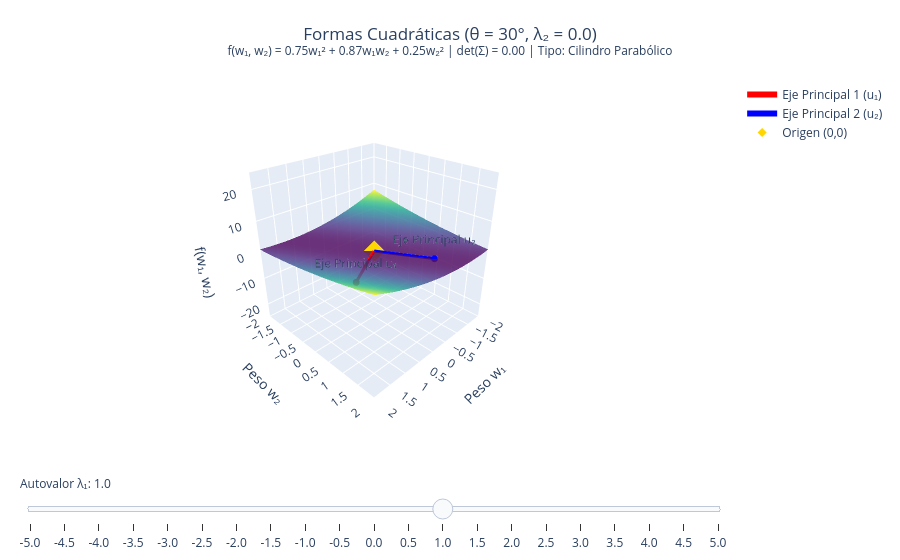

The notebook cell saved with this chart:
### Code cell
import numpy as np
import plotly.graph_objects as go

# ==============================================================================
# PARAMETROS CONFIGURABLES
# ==============================================================================
# Ángulo de rotación theta = 30 grados
theta = np.pi / 6  

# Autovalor lambda_2 fijo
lambda2_fixed = 0.0  # <--- Modifica este valor para cambiar lambda_2

# Rango de autovalores para lambda_1
L_max = 5.0
lambda_range = np.linspace(-L_max, L_max, 21)
# ==============================================================================

# 1. Definir los ejes principales fijos
u1 = np.array([np.cos(theta), np.sin(theta)])   # Primer autovector principal
u2 = np.array([-np.sin(theta), np.cos(theta)])  # Segundo autovector principal
Q = np.column_stack((u1, u2))

# Malla de pesos (w1, w2) para la superficie
w1_vals = np.linspace(-2, 2, 80)
w2_vals = np.linspace(-2, 2, 80)
W1, W2 = np.meshgrid(w1_vals, w2_vals)

# Transformar coordenadas a la base de ejes principales
Y1 = W1 * Q[0, 0] + W2 * Q[1, 0]
Y2 = W1 * Q[0, 1] + W2 * Q[1, 1]

def compute_surface_and_matrix(l1, l2):
    # Función de forma cuadrática: f(w) = lambda1 * y1^2 + lambda2 * y2^2
    Z = l1 * (Y1**2) + l2 * (Y2**2)
    
    # Matriz Sigma = Q * diag(l1, l2) * Q^T
    Lambda = np.diag([l1, l2])
    Sigma = Q @ Lambda @ Q.T
    det_Sigma = l1 * l2
    
    # Expresión algebraica
    s11, s12, s22 = Sigma[0, 0], Sigma[0, 1], Sigma[1, 1]
    formula_str = f"f(w₁, w₂) = {s11:.2f}w₁² + {2*s12:.2f}w₁w₂ + {s22:.2f}w₂²"
    
    return Z, Sigma, det_Sigma, formula_str

# Función auxiliar para determinar la clasificación geométrica
def get_surface_type(l1, l2):
    det = l1 * l2
    if det > 0:
        return "Paraboloide (Mínimo)" if l1 > 0 else "Paraboloide (Máximo)"
    elif det < 0:
        return "Silla de Montar (Saddle)"
    else:
        return "Cilindro Parabólico" if (l1 != 0 or l2 != 0) else "Plano (Origen)"

# 2. Inicializar la figura con Plotly
fig = go.Figure()

# Plot inicial con lambda1 = 1.0 y el lambda2_fixed parametrizado
lambda1_init = 1.0
Z0, Sigma0, det_S0, formula0 = compute_surface_and_matrix(lambda1_init, lambda2_fixed)
tipo0 = get_surface_type(lambda1_init, lambda2_fixed)

# Traza 0: Superficie
fig.add_trace(go.Surface(
    x=W1, y=W2, z=Z0,
    colorscale='Viridis',
    opacity=0.85,
    name='Superficie Cuadrática',
    showscale=False
))

# Traza 1: Autovector 1 (Eje principal 1)
scale_vector = 1.5
fig.add_trace(go.Scatter3d(
    x=[0, scale_vector * u1[0]],
    y=[0, scale_vector * u1[1]],
    z=[0, 0],
    mode='lines+markers+text',
    line=dict(color='red', width=6),
    marker=dict(size=4),
    text=["", "Eje Principal u₁"],
    name='Eje Principal 1 (u₁)'
))

# Traza 2: Autovector 2 (Eje principal 2)
fig.add_trace(go.Scatter3d(
    x=[0, scale_vector * u2[0]],
    y=[0, scale_vector * u2[1]],
    z=[0, 0],
    mode='lines+markers+text',
    line=dict(color='blue', width=6),
    marker=dict(size=4),
    text=["", "Eje Principal u₂"],
    name='Eje Principal 2 (u₂)'
))

# Traza 3: Punto crítico en el origen
fig.add_trace(go.Scatter3d(
    x=[0], y=[0], z=[0],
    mode='markers',
    marker=dict(size=7, color='gold', symbol='diamond'),
    name='Origen (0,0)'
))

# 3. Construir pasos para el Slider evaluando con lambda2_fixed
steps_l1 = []
for l1 in lambda_range:
    Z, Sigma, det_S, formula = compute_surface_and_matrix(l1, lambda2_fixed)
    tipo = get_surface_type(l1, lambda2_fixed)

    title_text = (
        f"Formas Cuadráticas (θ = 30°, λ₂ = {lambda2_fixed:.1f})<br>"
        f"<sup>{formula} | det(Σ) = {det_S:.2f} | Tipo: {tipo}</sup>"
    )

    step = dict(
        method="update",
        args=[
            {"z": [Z]},                  # Restyle: actualiza la matriz Z
            {"title.text": title_text},  # Relayout: actualiza el título dinámicamente
            [0]                          # Aplica solo a la traza 0 (Superficie)
        ],
        label=f"{l1:.1f}"
    )
    steps_l1.append(step)

# 4. Configuración del Layout
initial_title = (
    f"Formas Cuadráticas (θ = 30°, λ₂ = {lambda2_fixed:.1f})<br>"
    f"<sup>{formula0} | det(Σ) = {det_S0:.2f} | Tipo: {tipo0}</sup>"
)

fig.update_layout(
    title=dict(
        text=initial_title,
        x=0.5
    ),
    scene=dict(
        xaxis=dict(title='Peso w₁', range=[-2, 2]),
        yaxis=dict(title='Peso w₂', range=[-2, 2]),
        zaxis=dict(title='f(w₁, w₂)', range=[-25, 25]),
        aspectmode='cube', 
        camera=dict(eye=dict(x=1.6, y=1.6, z=1.2))
    ),
    sliders=[
        dict(
            active=12,  # Posición inicial (~1.0 en el rango)
            currentvalue={"prefix": "Autovalor λ₁: "},
            pad={"t": 50},
            steps=steps_l1
        )
    ],
    margin=dict(l=20, r=20, b=20, t=80)
)

fig.show()

### Figure 1 — Plotly figure (JSON) as saved in the notebook; plotly's stock layout.template omitted (floating-point values rounded to 4 significant figures; data arrays with more than 128 entries replaced by an {"elided": "..."} marker saying what was removed)
{"data": [{"colorscale": [[0, "#440154"], [0.1111, "#482878"], [0.2222, "#3e4989"], [0.3333, "#31688e"], [0.4444, "#26828e"], [0.5556, "#1f9e89"], [0.6667, "#35b779"], [0.7778, "#6ece58"], [0.8889, "#b5de2b"], [1, "#fde725"]], "name": "Superficie Cuadrática", "opacity": 0.85, "showscale": false, "type": "surface", "x": {"elided": "80x80 float values"}, "y": {"elided": "80x80 float values"}, "z": {"elided": "80x80 float values"}}, {"line": {"color": "red", "width": 6}, "marker": {"size": 4}, "mode": "lines+markers+text", "name": "Eje Principal 1 (u₁)", "text": ["", "Eje Principal u₁"], "type": "scatter3d", "x": [0, 1.299], "y": [0, 0.75], "z": [0, 0]}, {"line": {"color": "blue", "width": 6}, "marker": {"size": 4}, "mode": "lines+markers+text", "name": "Eje Principal 2 (u₂)", "text": ["", "Eje Principal u₂"], "type": "scatter3d", "x": [0, -0.75], "y": [0, 1.299], "z": [0, 0]}, {"marker": {"color": "gold", "size": 7, "symbol": "diamond"}, "mode": "markers", "name": "Origen (0,0)", "type": "scatter3d", "x": [0], "y": [0], "z": [0]}], "layout": {"margin": {"b": 20, "l": 20, "r": 20, "t": 80}, "scene": {"aspectmode": "cube", "camera": {"eye": {"x": 1.6, "y": 1.6, "z": 1.2}}, "xaxis": {"range": [-2, 2], "title": {"text": "Peso w₁"}}, "yaxis": {"range": [-2, 2], "title": {"text": "Peso w₂"}}, "zaxis": {"range": [-25, 25], "title": {"text": "f(w₁, w₂)"}}}, "sliders": [{"active": 12, "currentvalue": {"prefix": "Autovalor λ₁: "}, "pad": {"t": 50}, "steps": [{"args": [{"z": {"elided": "1x80x80 float values"}}, {"title.text": "Formas Cuadráticas (θ = 30°, λ₂ = 0.0)<br><sup>f(w₁, w₂) = -3.75w₁² + -4.33w₁w₂ + -1.25w₂² | det(Σ) = -0.00 | Tipo: Cilindro Parabólico</sup>"}, [0]], "label": "-5.0", "method": "update"}, {"args": [{"z": {"elided": "1x80x80 float values"}}, {"title.text": "Formas Cuadráticas (θ = 30°, λ₂ = 0.0)<br><sup>f(w₁, w₂) = -3.38w₁² + -3.90w₁w₂ + -1.12w₂² | det(Σ) = -0.00 | Tipo: Cilindro Parabólico</sup>"}, [0]], "label": "-4.5", "method": "update"}, {"args": [{"z": {"elided": "1x80x80 float values"}}, {"title.text": "Formas Cuadráticas (θ = 30°, λ₂ = 0.0)<br><sup>f(w₁, w₂) = -3.00w₁² + -3.46w₁w₂ + -1.00w₂² | det(Σ) = -0.00 | Tipo: Cilindro Parabólico</sup>"}, [0]], "label": "-4.0", "method": "update"}, {"args": [{"z": {"elided": "1x80x80 float values"}}, {"title.text": "Formas Cuadráticas (θ = 30°, λ₂ = 0.0)<br><sup>f(w₁, w₂) = -2.63w₁² + -3.03w₁w₂ + -0.87w₂² | det(Σ) = -0.00 | Tipo: Cilindro Parabólico</sup>"}, [0]], "label": "-3.5", "method": "update"}, {"args": [{"z": {"elided": "1x80x80 float values"}}, {"title.text": "Formas Cuadráticas (θ = 30°, λ₂ = 0.0)<br><sup>f(w₁, w₂) = -2.25w₁² + -2.60w₁w₂ + -0.75w₂² | det(Σ) = -0.00 | Tipo: Cilindro Parabólico</sup>"}, [0]], "label": "-3.0", "method": "update"}, {"args": [{"z": {"elided": "1x80x80 float values"}}, {"title.text": "Formas Cuadráticas (θ = 30°, λ₂ = 0.0)<br><sup>f(w₁, w₂) = -1.88w₁² + -2.17w₁w₂ + -0.62w₂² | det(Σ) = -0.00 | Tipo: Cilindro Parabólico</sup>"}, [0]], "label": "-2.5", "method": "update"}, {"args": [{"z": {"elided": "1x80x80 float values"}}, {"title.text": "Formas Cuadráticas (θ = 30°, λ₂ = 0.0)<br><sup>f(w₁, w₂) = -1.50w₁² + -1.73w₁w₂ + -0.50w₂² | det(Σ) = -0.00 | Tipo: Cilindro Parabólico</sup>"}, [0]], "label": "-2.0", "method": "update"}, {"args": [{"z": {"elided": "1x80x80 float values"}}, {"title.text": "Formas Cuadráticas (θ = 30°, λ₂ = 0.0)<br><sup>f(w₁, w₂) = -1.12w₁² + -1.30w₁w₂ + -0.37w₂² | det(Σ) = -0.00 | Tipo: Cilindro Parabólico</sup>"}, [0]], "label": "-1.5", "method": "update"}, {"args": [{"z": {"elided": "1x80x80 float values"}}, {"title.text": "Formas Cuadráticas (θ = 30°, λ₂ = 0.0)<br><sup>f(w₁, w₂) = -0.75w₁² + -0.87w₁w₂ + -0.25w₂² | det(Σ) = -0.00 | Tipo: Cilindro Parabólico</sup>"}, [0]], "label": "-1.0", "method": "update"}, {"args": [{"z": {"elided": "1x80x80 float values"}}, {"title.text": "Formas Cuadráticas (θ = 30°, λ₂ = 0.0)<br><sup>f(w₁, w₂) = -0.38w₁² + -0.43w₁w₂ + -0.12w₂² | det(Σ) = -0.00 | Tipo: Cilindro Parabólico</sup>"}, [0]], "label": "-0.5", "method": "update"}, {"args": [{"z": {"elided": "1x80x80 int values"}}, {"title.text": "Formas Cuadráticas (θ = 30°, λ₂ = 0.0)<br><sup>f(w₁, w₂) = 0.00w₁² + 0.00w₁w₂ + 0.00w₂² | det(Σ) = 0.00 | Tipo: Plano (Origen)</sup>"}, [0]], "label": "0.0", "method": "update"}, {"args": [{"z": {"elided": "1x80x80 float values"}}, {"title.text": "Formas Cuadráticas (θ = 30°, λ₂ = 0.0)<br><sup>f(w₁, w₂) = 0.38w₁² + 0.43w₁w₂ + 0.12w₂² | det(Σ) = 0.00 | Tipo: Cilindro Parabólico</sup>"}, [0]], "label": "0.5", "method": "update"}, {"args": [{"z": {"elided": "1x80x80 float values"}}, {"title.text": "Formas Cuadráticas (θ = 30°, λ₂ = 0.0)<br><sup>f(w₁, w₂) = 0.75w₁² + 0.87w₁w₂ + 0.25w₂² | det(Σ) = 0.00 | Tipo: Cilindro Parabólico</sup>"}, [0]], "label": "1.0", "method": "update"}, {"args": [{"z": {"elided": "1x80x80 float values"}}, {"title.text": "Formas Cuadráticas (θ = 30°, λ₂ = 0.0)<br><sup>f(w₁, w₂) = 1.12w₁² + 1.30w₁w₂ + 0.37w₂² | det(Σ) = 0.00 | Tipo: Cilindro Parabólico</sup>"}, [0]], "label": "1.5", "method": "update"}, {"args": [{"z": {"elided": "1x80x80 float values"}}, {"title.text": "Formas Cuadráticas (θ = 30°, λ₂ = 0.0)<br><sup>f(w₁, w₂) = 1.50w₁² + 1.73w₁w₂ + 0.50w₂² | det(Σ) = 0.00 | Tipo: Cilindro Parabólico</sup>"}, [0]], "label": "2.0", "method": "update"}, {"args": [{"z": {"elided": "1x80x80 float values"}}, {"title.text": "Formas Cuadráticas (θ = 30°, λ₂ = 0.0)<br><sup>f(w₁, w₂) = 1.88w₁² + 2.17w₁w₂ + 0.62w₂² | det(Σ) = 0.00 | Tipo: Cilindro Parabólico</sup>"}, [0]], "label": "2.5", "method": "update"}, {"args": [{"z": {"elided": "1x80x80 float values"}}, {"title.text": "Formas Cuadráticas (θ = 30°, λ₂ = 0.0)<br><sup>f(w₁, w₂) = 2.25w₁² + 2.60w₁w₂ + 0.75w₂² | det(Σ) = 0.00 | Tipo: Cilindro Parabólico</sup>"}, [0]], "label": "3.0", "method": "update"}, {"args": [{"z": {"elided": "1x80x80 float values"}}, {"title.text": "Formas Cuadráticas (θ = 30°, λ₂ = 0.0)<br><sup>f(w₁, w₂) = 2.63w₁² + 3.03w₁w₂ + 0.87w₂² | det(Σ) = 0.00 | Tipo: Cilindro Parabólico</sup>"}, [0]], "label": "3.5", "method": "update"}, {"args": [{"z": {"elided": "1x80x80 float values"}}, {"title.text": "Formas Cuadráticas (θ = 30°, λ₂ = 0.0)<br><sup>f(w₁, w₂) = 3.00w₁² + 3.46w₁w₂ + 1.00w₂² | det(Σ) = 0.00 | Tipo: Cilindro Parabólico</sup>"}, [0]], "label": "4.0", "method": "update"}, {"args": [{"z": {"elided": "1x80x80 float values"}}, {"title.text": "Formas Cuadráticas (θ = 30°, λ₂ = 0.0)<br><sup>f(w₁, w₂) = 3.38w₁² + 3.90w₁w₂ + 1.12w₂² | det(Σ) = 0.00 | Tipo: Cilindro Parabólico</sup>"}, [0]], "label": "4.5", "method": "update"}, {"args": [{"z": {"elided": "1x80x80 float values"}}, {"title.text": "Formas Cuadráticas (θ = 30°, λ₂ = 0.0)<br><sup>f(w₁, w₂) = 3.75w₁² + 4.33w₁w₂ + 1.25w₂² | det(Σ) = 0.00 | Tipo: Cilindro Parabólico</sup>"}, [0]], "label": "5.0", "method": "update"}]}], "title": {"text": "Formas Cuadráticas (θ = 30°, λ₂ = 0.0)<br><sup>f(w₁, w₂) = 0.75w₁² + 0.87w₁w₂ + 0.25w₂² | det(Σ) = 0.00 | Tipo: Cilindro Parabólico</sup>", "x": 0.5}}}
